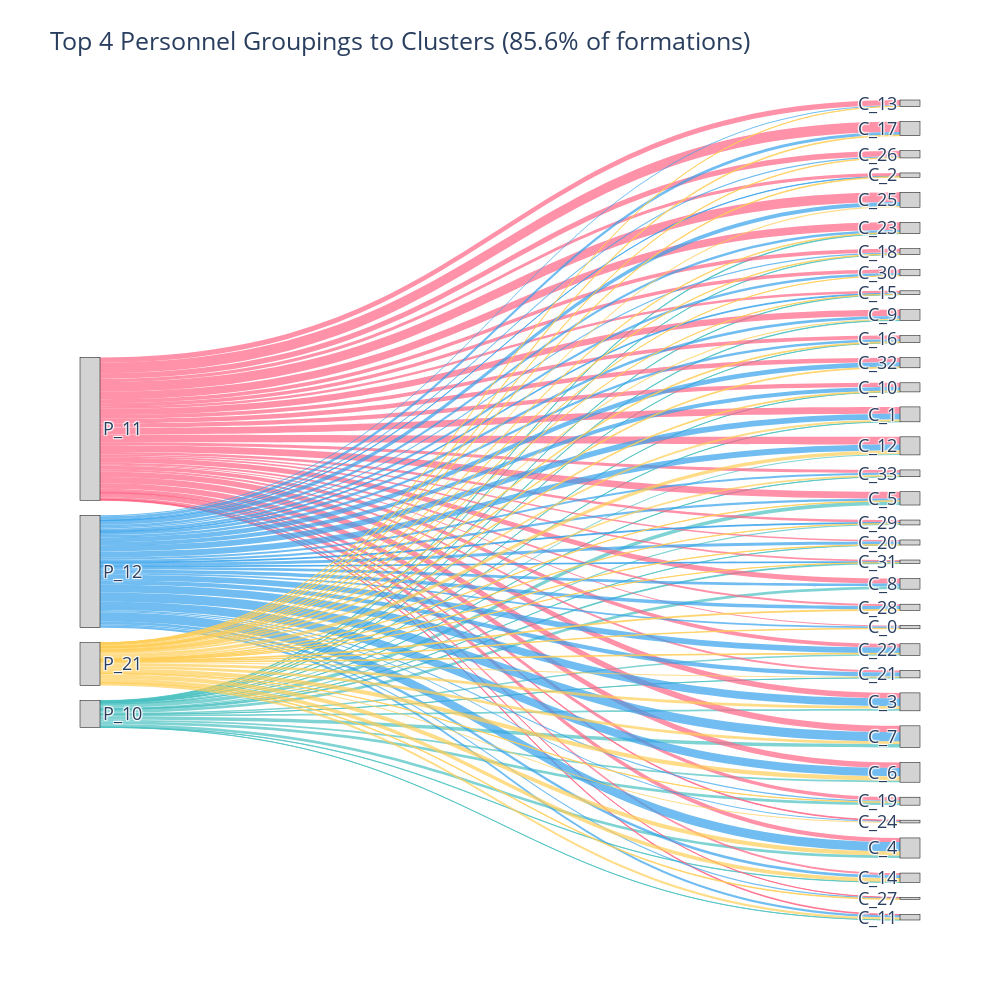

The notebook cell saved with this chart:
### Code cell
# bipartite graphic between clusters and personnel

import pandas as pd
import plotly.graph_objects as go

# Step 1: Load your dataframes (replace with your actual loading code)
raw_formations = pd.read_csv("formations_df_for_clustering.csv")

# Step 2: Merge the two to get personnel + cluster per formation
merged_df = pd.merge(raw_formations, formations_clustered[['kmeans_cluster']], left_index=True, right_index=True, how='inner')

# Step 3: Filter to top 4 personnel groupings you want
top_personnel = ['11', '12', '21', '10']
filtered_df = merged_df[merged_df['personnel'].isin(top_personnel)].copy()

# Step 4: Add label prefixes to avoid overlap in Sankey
filtered_df['personnel_label'] = 'P_' + filtered_df['personnel']
filtered_df['cluster_label'] = 'C_' + filtered_df['kmeans_cluster'].astype(str)

# Step 5: Count flows from personnel to cluster
flow_counts = filtered_df.groupby(['personnel', 'personnel_label', 'cluster_label']).size().reset_index(name='count')

# Step 6: Build unique node lists
personnel_nodes = sorted(flow_counts['personnel_label'].unique())
cluster_nodes = sorted(flow_counts['cluster_label'].unique())
all_nodes = personnel_nodes + cluster_nodes

# Step 7: Map labels to Sankey indices
label_to_index = {label: i for i, label in enumerate(all_nodes)}

# Step 8: Define personnel colors
personnel_colors = {
    '11': 'rgba(255, 99, 132, 0.7)',  # red
    '12': 'rgba(54, 162, 235, 0.7)',  # blue
    '21': 'rgba(255, 206, 86, 0.7)',  # yellow
    '10': 'rgba(75, 192, 192, 0.7)',  # teal
}

# Step 9: Build Sankey inputs
source = flow_counts['personnel_label'].map(label_to_index).tolist()
target = flow_counts['cluster_label'].map(label_to_index).tolist()
value = flow_counts['count'].tolist()
color = flow_counts['personnel'].map(personnel_colors).tolist()

# Step 10: Create hover text for cluster nodes (incoming flows)
cluster_hover_text = []
for cluster_label in cluster_nodes:
    df_sub = flow_counts[flow_counts['cluster_label'] == cluster_label]
    personnel_flows = [f"{row['personnel']}: {row['count']}" for _, row in df_sub.iterrows()]
    hover_text = "Incoming from personnel:<br>" + "<br>".join(personnel_flows) if personnel_flows else "No incoming flows"
    cluster_hover_text.append(hover_text)

# Step 11: Create hover text for personnel nodes (outgoing flows)
personnel_hover_text = []
for personnel_label in personnel_nodes:
    df_sub = flow_counts[flow_counts['personnel_label'] == personnel_label]
    cluster_flows = [f"{row['cluster_label']}: {row['count']}" for _, row in df_sub.iterrows()]
    hover_text = "Flows to clusters:<br>" + "<br>".join(cluster_flows) if cluster_flows else "No outgoing flows"
    personnel_hover_text.append(hover_text)

# Step 12: Combine hover text for all nodes in order
all_hover_text = personnel_hover_text + cluster_hover_text

# Step 13: Create Sankey diagram with hover info
fig = go.Figure(data=[go.Sankey(
    node=dict(
        pad=15,
        thickness=20,
        line=dict(color="black", width=0.5),
        label=all_nodes,
        color=["lightgray"] * len(all_nodes),
        customdata=all_hover_text,
        hovertemplate='%{customdata}<extra></extra>'
    ),
    link=dict(
        source=source,
        target=target,
        value=value,
        color=color,
        hoverinfo='none'
    )
)])

# Step 14: Layout update for better spacing
fig.update_layout(
    title_text="Top 4 Personnel Groupings to Clusters (85.6% of formations)",
    font_size=18,
    width=1000,
    height=1000
)

fig.show()

### Figure 1 — Plotly figure (JSON) as saved in the notebook; plotly's stock layout.template omitted (floating-point values rounded to 4 significant figures)
{"data": [{"link": {"color": ["rgba(75, 192, 192, 0.7)", "rgba(75, 192, 192, 0.7)", "rgba(75, 192, 192, 0.7)", "rgba(75, 192, 192, 0.7)", "rgba(75, 192, 192, 0.7)", "rgba(75, 192, 192, 0.7)", "rgba(75, 192, 192, 0.7)", "rgba(75, 192, 192, 0.7)", "rgba(75, 192, 192, 0.7)", "rgba(75, 192, 192, 0.7)", "rgba(75, 192, 192, 0.7)", "rgba(75, 192, 192, 0.7)", "rgba(75, 192, 192, 0.7)", "rgba(75, 192, 192, 0.7)", "rgba(75, 192, 192, 0.7)", "rgba(75, 192, 192, 0.7)", "rgba(75, 192, 192, 0.7)", "rgba(75, 192, 192, 0.7)", "rgba(75, 192, 192, 0.7)", "rgba(75, 192, 192, 0.7)", "rgba(75, 192, 192, 0.7)", "rgba(75, 192, 192, 0.7)", "rgba(75, 192, 192, 0.7)", "rgba(255, 99, 132, 0.7)", "rgba(255, 99, 132, 0.7)", "rgba(255, 99, 132, 0.7)", "rgba(255, 99, 132, 0.7)", "rgba(255, 99, 132, 0.7)", "rgba(255, 99, 132, 0.7)", "rgba(255, 99, 132, 0.7)", "rgba(255, 99, 132, 0.7)", "rgba(255, 99, 132, 0.7)", "rgba(255, 99, 132, 0.7)", "rgba(255, 99, 132, 0.7)", "rgba(255, 99, 132, 0.7)", "rgba(255, 99, 132, 0.7)", "rgba(255, 99, 132, 0.7)", "rgba(255, 99, 132, 0.7)", "rgba(255, 99, 132, 0.7)", "rgba(255, 99, 132, 0.7)", "rgba(255, 99, 132, 0.7)", "rgba(255, 99, 132, 0.7)", "rgba(255, 99, 132, 0.7)", "rgba(255, 99, 132, 0.7)", "rgba(255, 99, 132, 0.7)", "rgba(255, 99, 132, 0.7)", "rgba(255, 99, 132, 0.7)", "rgba(255, 99, 132, 0.7)", "rgba(255, 99, 132, 0.7)", "rgba(255, 99, 132, 0.7)", "rgba(255, 99, 132, 0.7)", "rgba(255, 99, 132, 0.7)", "rgba(255, 99, 132, 0.7)", "rgba(255, 99, 132, 0.7)", "rgba(255, 99, 132, 0.7)", "rgba(255, 99, 132, 0.7)", "rgba(255, 99, 132, 0.7)", "rgba(54, 162, 235, 0.7)", "rgba(54, 162, 235, 0.7)", "rgba(54, 162, 235, 0.7)", "rgba(54, 162, 235, 0.7)", "rgba(54, 162, 235, 0.7)", "rgba(54, 162, 235, 0.7)", "rgba(54, 162, 235, 0.7)", "rgba(54, 162, 235, 0.7)", "rgba(54, 162, 235, 0.7)", "rgba(54, 162, 235, 0.7)", "rgba(54, 162, 235, 0.7)", "rgba(54, 162, 235, 0.7)", "rgba(54, 162, 235, 0.7)", "rgba(54, 162, 235, 0.7)", "rgba(54, 162, 235, 0.7)", "rgba(54, 162, 235, 0.7)", "rgba(54, 162, 235, 0.7)", "rgba(54, 162, 235, 0.7)", "rgba(54, 162, 235, 0.7)", "rgba(54, 162, 235, 0.7)", "rgba(54, 162, 235, 0.7)", "rgba(54, 162, 235, 0.7)", "rgba(54, 162, 235, 0.7)", "rgba(54, 162, 235, 0.7)", "rgba(54, 162, 235, 0.7)", "rgba(54, 162, 235, 0.7)", "rgba(54, 162, 235, 0.7)", "rgba(54, 162, 235, 0.7)", "rgba(54, 162, 235, 0.7)", "rgba(54, 162, 235, 0.7)", "rgba(54, 162, 235, 0.7)", "rgba(54, 162, 235, 0.7)", "rgba(54, 162, 235, 0.7)", "rgba(54, 162, 235, 0.7)", "rgba(255, 206, 86, 0.7)", "rgba(255, 206, 86, 0.7)", "rgba(255, 206, 86, 0.7)", "rgba(255, 206, 86, 0.7)", "rgba(255, 206, 86, 0.7)", "rgba(255, 206, 86, 0.7)", "rgba(255, 206, 86, 0.7)", "rgba(255, 206, 86, 0.7)", "rgba(255, 206, 86, 0.7)", "rgba(255, 206, 86, 0.7)", "rgba(255, 206, 86, 0.7)", "rgba(255, 206, 86, 0.7)", "rgba(255, 206, 86, 0.7)", "rgba(255, 206, 86, 0.7)", "rgba(255, 206, 86, 0.7)", "rgba(255, 206, 86, 0.7)", "rgba(255, 206, 86, 0.7)", "rgba(255, 206, 86, 0.7)", "rgba(255, 206, 86, 0.7)", "rgba(255, 206, 86, 0.7)", "rgba(255, 206, 86, 0.7)", "rgba(255, 206, 86, 0.7)", "rgba(255, 206, 86, 0.7)", "rgba(255, 206, 86, 0.7)", "rgba(255, 206, 86, 0.7)", "rgba(255, 206, 86, 0.7)", "rgba(255, 206, 86, 0.7)", "rgba(255, 206, 86, 0.7)", "rgba(255, 206, 86, 0.7)", "rgba(255, 206, 86, 0.7)", "rgba(255, 206, 86, 0.7)", "rgba(255, 206, 86, 0.7)", "rgba(255, 206, 86, 0.7)"], "hoverinfo": "none", "source": [0, 0, 0, 0, 0, 0, 0, 0, 0, 0, 0, 0, 0, 0, 0, 0, 0, 0, 0, 0, 0, 0, 0, 1, 1, 1, 1, 1, 1, 1, 1, 1, 1, 1, 1, 1, 1, 1, 1, 1, 1, 1, 1, 1, 1, 1, 1, 1, 1, 1, 1, 1, 1, 1, 1, 1, 1, 2, 2, 2, 2, 2, 2, 2, 2, 2, 2, 2, 2, 2, 2, 2, 2, 2, 2, 2, 2, 2, 2, 2, 2, 2, 2, 2, 2, 2, 2, 2, 2, 2, 2, 3, 3, 3, 3, 3, 3, 3, 3, 3, 3, 3, 3, 3, 3, 3, 3, 3, 3, 3, 3, 3, 3, 3, 3, 3, 3, 3, 3, 3, 3, 3, 3, 3], "target": [5, 6, 7, 8, 10, 11, 12, 14, 15, 17, 18, 19, 20, 26, 27, 29, 31, 32, 33, 34, 35, 36, 37, 4, 5, 6, 7, 8, 9, 10, 11, 12, 13, 14, 15, 16, 17, 18, 19, 20, 21, 22, 23, 24, 25, 26, 27, 28, 29, 30, 31, 32, 33, 34, 35, 36, 37, 4, 5, 6, 7, 8, 9, 10, 11, 12, 13, 14, 15, 16, 17, 18, 19, 20, 21, 22, 23, 24, 25, 26, 27, 28, 29, 30, 31, 32, 33, 34, 35, 36, 37, 4, 5, 6, 7, 8, 9, 10, 11, 12, 13, 14, 15, 16, 17, 18, 19, 20, 21, 22, 23, 24, 25, 26, 27, 28, 29, 30, 31, 32, 33, 34, 35, 37], "value": [2, 1, 1, 8, 3, 3, 1, 2, 22, 1, 1, 11, 5, 9, 15, 7, 2, 21, 30, 13, 28, 22, 4, 8, 55, 34, 6, 60, 42, 17, 19, 29, 83, 30, 27, 26, 12, 16, 30, 60, 6, 77, 44, 2, 15, 20, 43, 26, 14, 37, 23, 33, 54, 44, 50, 39, 49, 15, 45, 30, 18, 49, 8, 23, 7, 19, 23, 11, 11, 3, 24, 33, 45, 20, 8, 31, 9, 9, 27, 7, 62, 21, 6, 36, 16, 72, 18, 64, 73, 23, 23, 4, 16, 7, 19, 26, 2, 31, 2, 7, 6, 4, 3, 5, 3, 9, 6, 5, 8, 11, 4, 5, 7, 3, 22, 2, 1, 7, 13, 33, 3, 35, 20, 10]}, "node": {"color": ["lightgray", "lightgray", "lightgray", "lightgray", "lightgray", "lightgray", "lightgray", "lightgray", "lightgray", "lightgray", "lightgray", "lightgray", "lightgray", "lightgray", "lightgray", "lightgray", "lightgray", "lightgray", "lightgray", "lightgray", "lightgray", "lightgray", "lightgray", "lightgray", "lightgray", "lightgray", "lightgray", "lightgray", "lightgray", "lightgray", "lightgray", "lightgray", "lightgray", "lightgray", "lightgray", "lightgray", "lightgray", "lightgray"], "customdata": ["Flows to clusters:<br>C_1: 2<br>C_10: 1<br>C_11: 1<br>C_12: 8<br>C_14: 3<br>C_15: 3<br>C_16: 1<br>C_18: 2<br>C_19: 22<br>C_20: 1<br>C_21: 1<br>C_22: 11<br>C_23: 5<br>C_29: 9<br>C_3: 15<br>C_31: 7<br>C_33: 2<br>C_4: 21<br>C_5: 30<br>C_6: 13<br>C_7: 28<br>C_8: 22<br>C_9: 4", "Flows to clusters:<br>C_0: 8<br>C_1: 55<br>C_10: 34<br>C_11: 6<br>C_12: 60<br>C_13: 42<br>C_14: 17<br>C_15: 19<br>C_16: 29<br>C_17: 83<br>C_18: 30<br>C_19: 27<br>C_2: 26<br>C_20: 12<br>C_21: 16<br>C_22: 30<br>C_23: 60<br>C_24: 6<br>C_25: 77<br>C_26: 44<br>C_27: 2<br>C_28: 15<br>C_29: 20<br>C_3: 43<br>C_30: 26<br>C_31: 14<br>C_32: 37<br>C_33: 23<br>C_4: 33<br>C_5: 54<br>C_6: 44<br>C_7: 50<br>C_8: 39<br>C_9: 49", "Flows to clusters:<br>C_0: 15<br>C_1: 45<br>C_10: 30<br>C_11: 18<br>C_12: 49<br>C_13: 8<br>C_14: 23<br>C_15: 7<br>C_16: 19<br>C_17: 23<br>C_18: 11<br>C_19: 11<br>C_2: 3<br>C_20: 24<br>C_21: 33<br>C_22: 45<br>C_23: 20<br>C_24: 8<br>C_25: 31<br>C_26: 9<br>C_27: 9<br>C_28: 27<br>C_29: 7<br>C_3: 62<br>C_30: 21<br>C_31: 6<br>C_32: 36<br>C_33: 16<br>C_4: 72<br>C_5: 18<br>C_6: 64<br>C_7: 73<br>C_8: 23<br>C_9: 23", "Flows to clusters:<br>C_0: 4<br>C_1: 16<br>C_10: 7<br>C_11: 19<br>C_12: 26<br>C_13: 2<br>C_14: 31<br>C_15: 2<br>C_16: 7<br>C_17: 6<br>C_18: 4<br>C_19: 3<br>C_2: 5<br>C_20: 3<br>C_21: 9<br>C_22: 6<br>C_23: 5<br>C_24: 8<br>C_25: 11<br>C_26: 4<br>C_27: 5<br>C_28: 7<br>C_29: 3<br>C_3: 22<br>C_30: 2<br>C_31: 1<br>C_32: 7<br>C_33: 13<br>C_4: 33<br>C_5: 3<br>C_6: 35<br>C_7: 20<br>C_9: 10", "Incoming from personnel:<br>11: 8<br>12: 15<br>21: 4", "Incoming from personnel:<br>10: 2<br>11: 55<br>12: 45<br>21: 16", "Incoming from personnel:<br>10: 1<br>11: 34<br>12: 30<br>21: 7", "Incoming from personnel:<br>10: 1<br>11: 6<br>12: 18<br>21: 19", "Incoming from personnel:<br>10: 8<br>11: 60<br>12: 49<br>21: 26", "Incoming from personnel:<br>11: 42<br>12: 8<br>21: 2", "Incoming from personnel:<br>10: 3<br>11: 17<br>12: 23<br>21: 31", "Incoming from personnel:<br>10: 3<br>11: 19<br>12: 7<br>21: 2", "Incoming from personnel:<br>10: 1<br>11: 29<br>12: 19<br>21: 7", "Incoming from personnel:<br>11: 83<br>12: 23<br>21: 6", "Incoming from personnel:<br>10: 2<br>11: 30<br>12: 11<br>21: 4", "Incoming from personnel:<br>10: 22<br>11: 27<br>12: 11<br>21: 3", "Incoming from personnel:<br>11: 26<br>12: 3<br>21: 5", "Incoming from personnel:<br>10: 1<br>11: 12<br>12: 24<br>21: 3", "Incoming from personnel:<br>10: 1<br>11: 16<br>12: 33<br>21: 9", "Incoming from personnel:<br>10: 11<br>11: 30<br>12: 45<br>21: 6", "Incoming from personnel:<br>10: 5<br>11: 60<br>12: 20<br>21: 5", "Incoming from personnel:<br>11: 6<br>12: 8<br>21: 8", "Incoming from personnel:<br>11: 77<br>12: 31<br>21: 11", "Incoming from personnel:<br>11: 44<br>12: 9<br>21: 4", "Incoming from personnel:<br>11: 2<br>12: 9<br>21: 5", "Incoming from personnel:<br>11: 15<br>12: 27<br>21: 7", "Incoming from personnel:<br>10: 9<br>11: 20<br>12: 7<br>21: 3", "Incoming from personnel:<br>10: 15<br>11: 43<br>12: 62<br>21: 22", "Incoming from personnel:<br>11: 26<br>12: 21<br>21: 2", "Incoming from personnel:<br>10: 7<br>11: 14<br>12: 6<br>21: 1", "Incoming from personnel:<br>11: 37<br>12: 36<br>21: 7", "Incoming from personnel:<br>10: 2<br>11: 23<br>12: 16<br>21: 13", "Incoming from personnel:<br>10: 21<br>11: 33<br>12: 72<br>21: 33", "Incoming from personnel:<br>10: 30<br>11: 54<br>12: 18<br>21: 3", "Incoming from personnel:<br>10: 13<br>11: 44<br>12: 64<br>21: 35", "Incoming from personnel:<br>10: 28<br>11: 50<br>12: 73<br>21: 20", "Incoming from personnel:<br>10: 22<br>11: 39<br>12: 23", "Incoming from personnel:<br>10: 4<br>11: 49<br>12: 23<br>21: 10"], "hovertemplate": "%{customdata}<extra></extra>", "label": ["P_10", "P_11", "P_12", "P_21", "C_0", "C_1", "C_10", "C_11", "C_12", "C_13", "C_14", "C_15", "C_16", "C_17", "C_18", "C_19", "C_2", "C_20", "C_21", "C_22", "C_23", "C_24", "C_25", "C_26", "C_27", "C_28", "C_29", "C_3", "C_30", "C_31", "C_32", "C_33", "C_4", "C_5", "C_6", "C_7", "C_8", "C_9"], "line": {"color": "black", "width": 0.5}, "pad": 15, "thickness": 20}, "type": "sankey"}], "layout": {"font": {"size": 18}, "height": 1000, "title": {"text": "Top 4 Personnel Groupings to Clusters (85.6% of formations)"}, "width": 1000}}
